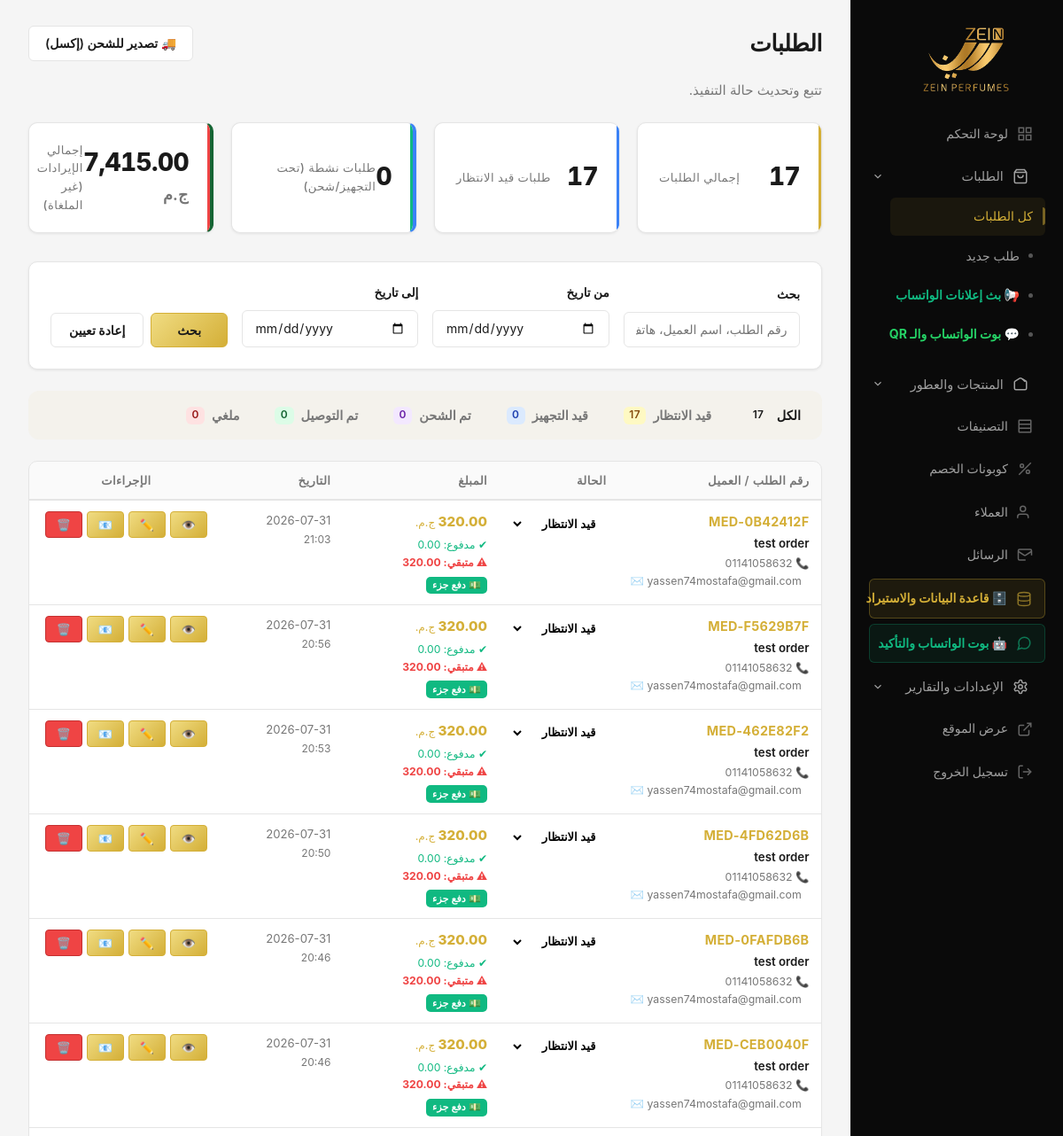
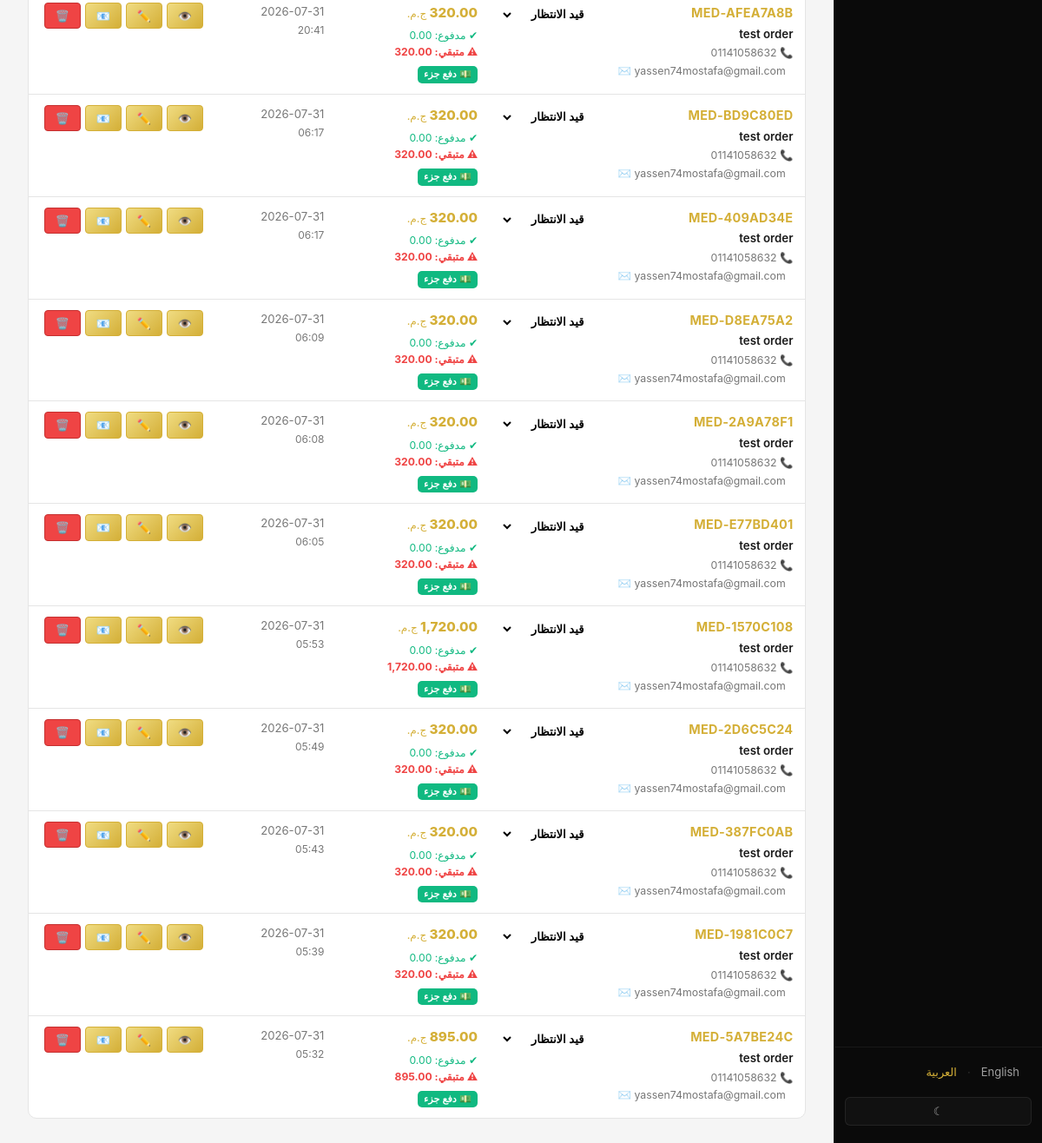
Page /admin/orders.php (signed in) on the committed database (2 pictures, top to bottom).
### tables this page shows
CREATE TABLE `orders` (
  `id` int(10) UNSIGNED NOT NULL,
  `order_number` varchar(32) NOT NULL,
  `status` enum('pending','processing','shipped','delivered','cancelled') NOT NULL DEFAULT 'pending',
  `delivered_at` datetime DEFAULT NULL,
  `customer_name` varchar(255) NOT NULL,
  `customer_email` varchar(255) NOT NULL,
  `customer_phone` varchar(64) DEFAULT NULL,
  `shipping_address` text DEFAULT NULL,
  `city` varchar(128) DEFAULT NULL,
  `address_landmark` text DEFAULT NULL,
  `admin_notes` text DEFAULT NULL,
  `promo_code` varchar(64) DEFAULT NULL,
  `subtotal` decimal(10,2) NOT NULL,
  `discount_amount` decimal(10,2) DEFAULT NULL,
  `shipping_cost` decimal(10,2) NOT NULL DEFAULT 0.00,
  `total` decimal(10,2) NOT NULL DEFAULT 0.00,
  `created_at` datetime NOT NULL DEFAULT current_timestamp(),
  `updated_at` datetime NOT NULL DEFAULT current_timestamp() ON UPDATE current_timestamp(),
  `email_conf_sent` tinyint(1) DEFAULT 0,
  `paid_amount` decimal(10,2) NOT NULL DEFAULT 0.00,
  `waived_amount` decimal(10,2) NOT NULL DEFAULT 0.00,
  `payment_method` varchar(64) DEFAULT 'paymob',
  `payment_status` enum('pending','paid','failed') NOT NULL DEFAULT 'pending',
  `paymob_order_id` varchar(128) DEFAULT NULL,
  `paymob_transaction_id` varchar(128) DEFAULT NULL,
  `kashier_order_id` varchar(128) DEFAULT NULL,
  `kashier_transaction_id` varchar(128) DEFAULT NULL
);

### includes/locale.php (called while the page is built, shortened)
<?php
function current_lang(): string
{
    return $_SESSION['lang'] ?? 'ar';
}
function t(string $key, array $replace = []): string
{
    $lang = current_lang();
    $map = translation_map();
    $str = $map[$lang][$key] ?? $map['en'][$key] ?? $map['ar'][$key] ?? $key;
    return $str;
}

### includes/config.php (called while the page is built, shortened)
<?php
require_once __DIR__ . '/locale.php';
function esc(string $s): string
{
    return htmlspecialchars($s, ENT_QUOTES, 'UTF-8');
}

### includes/admin_bootstrap.php (called while the page is built, shortened)
<?php
require_once __DIR__ . '/config.php';
function admin_base_path(): string
{
    $script = $_SERVER['SCRIPT_NAME'] ?? '';
    $dir = str_replace('\\', '/', dirname($script));
    if (substr($dir, -6) === '/admin') {
        $base = dirname($dir);
    } else {
        $base = $dir;
    }
    return $base === '/' || $base === '\\' ? '' : rtrim($base, '/');
}
function admin_url(string $path = ''): string
{
    $path = ltrim($path, '/');
    $prefix = admin_base_path() !== '' ? admin_base_path() . '/admin/' : '/admin/';
    return $prefix . $path;
}
function admin_order_status_label(string $status): string
{
    $map = [
        'pending' => 'admin_status_pending',
        'processing' => 'admin_status_processing',
        'shipped' => 'admin_status_shipped',
        'delivered' => 'admin_status_delivered',
        'cancelled' => 'admin_status_cancelled',
    ];
    $key = $map[$status] ?? null;
    return $key !== null ? t($key) : $status;
}

### admin/orders.php (the view, shortened to what this page needs)
<?php
$pdo = medal_pdo();
$rows = [];
$filter = $_GET['status'] ?? '';
$startDate = $_GET['start_date'] ?? '';
$endDate = $_GET['end_date'] ?? '';
$search = $_GET['search'] ?? '';
$page = max(1, (int) ($_GET['page'] ?? 1));
$perPage = 20;
$statTotalOrders = 0;
$statPendingOrders = 0;
$statActiveOrders = 0;
$statTotalSales = 0.0;
$statusCounts = [
    'all' => 0,
    'pending' => 0,
    'processing' => 0,
    'shipped' => 0,
    'delivered' => 0,
    'cancelled' => 0
];
if ($pdo !== null) {
    try {
        $statTotalOrders = (int)$pdo->query("SELECT COUNT(*) FROM orders")->fetchColumn();
        $statPendingOrders = (int)$pdo->query("SELECT COUNT(*) FROM orders WHERE status = 'pending'")->fetchColumn();
        $statActiveOrders = (int)$pdo->query("SELECT COUNT(*) FROM orders WHERE status IN ('processing', 'shipped')")->fetchColumn();
        $statTotalSales = (float)$pdo->query("SELECT COALESCE(SUM(total), 0) FROM orders WHERE status != 'cancelled'")->fetchColumn();
        $statusCounts['all'] = $statTotalOrders;
        $counts = $pdo->query("SELECT status, COUNT(*) AS cnt FROM orders GROUP BY status")->fetchAll();
        foreach ($counts as $c) {
            if (isset($statusCounts[$c['status']])) {
                $statusCounts[$c['status']] = (int)$c['cnt'];
            }
        }
    } catch (Throwable $e) {
    }
    $sql = 'SELECT id, order_number, status, delivered_at, customer_name, customer_email, customer_phone, subtotal, total, paid_amount, waived_amount, created_at FROM orders WHERE 1=1';
    $params = [];
    $sql .= ' ORDER BY created_at DESC LIMIT ' . $perPage . ' OFFSET ' . (($page - 1) * $perPage);
    $st = $pdo->prepare($sql);
    $st->execute($params);
    $rows = $st->fetchAll();
}
require __DIR__ . '/_layout_start.php';
?>
<div class="admin-header-actions">
    <h1><?= esc(t('admin_orders')) ?></h1>
    <div class="admin-actions">
        <a href="orders_export.php?<?= http_build_query($_GET) ?>" class="admin-btn admin-btn--secondary" title="تصدير قائمة الشحن للطلبات الحالية بناء على الفلترة النشطة">
            🚚 تصدير للشحن (إكسل)
        </a>
    </div>
</div>
<p class="admin-lead"><?= esc(t('admin_orders_lead')) ?></p>
<div class="admin-stats" style="margin-bottom: 2rem;">
    <div class="admin-stat">
        <strong><?= $statTotalOrders ?></strong>
        <span>إجمالي الطلبات</span>
    </div>
    <div class="admin-stat" style="border-inline-start: 4px solid var(--admin-nav-link-hover);">
        <strong><?= $statPendingOrders ?></strong>
        <span>طلبات قيد الانتظار</span>
    </div>
    <div class="admin-stat" style="border-inline-start: 4px solid #3b82f6;">
        <strong><?= $statActiveOrders ?></strong>
        <span>طلبات نشطة (تحت التجهيز/شحن)</span>
    </div>
    <div class="admin-stat" style="border-inline-start: 4px solid #166534;">
        <strong><?= number_format($statTotalSales, 2) ?> <span style="font-size:1.1rem; font-weight:700;">ج.م</span></strong>
        <span>إجمالي الإيرادات (غير الملغاة)</span>
    </div>
</div>
<div class="admin-card" style="margin-bottom:1.5rem; padding: 1.5rem;">
    <form method="GET" class="admin-form" style="display:flex; gap:1rem; align-items:flex-end; flex-wrap:wrap; margin:0;">
        <div style="flex: 1; min-width: 150px;">
            <label for="search" style="margin: 0 0 0.5rem; font-size: 0.85rem;">بحث</label>
            <input type="text" id="search" name="search" value="<?= esc($search) ?>" placeholder="رقم الطلب، اسم العميل، هاتف، بريد..." class="admin-input" style="padding:.55rem .85rem; width:100%;">
        </div>
        <div style="flex: 1; min-width: 150px;">
            <label for="start_date" style="margin: 0 0 0.5rem; font-size: 0.85rem;">من تاريخ</label>
            <input type="date" id="start_date" name="start_date" value="<?= esc($startDate) ?>" class="admin-input" style="padding:.55rem .85rem;">
        </div>
        <div style="flex: 1; min-width: 150px;">
            <label for="end_date" style="margin: 0 0 0.5rem; font-size: 0.85rem;">إلى تاريخ</label>
            <input type="date" id="end_date" name="end_date" value="<?= esc($endDate) ?>" class="admin-input" style="padding:.55rem .85rem;">
        </div>
        <div style="display: flex; gap: .5rem; min-width: 200px;">
            <button type="submit" class="admin-btn admin-btn--primary" style="padding:.55rem 1.25rem; flex: 1;">بحث</button>
            <a href="<?= esc(admin_url('orders.php')) ?>" class="admin-btn admin-btn--secondary" style="padding:.55rem 1.25rem; flex: 1; text-align:center;">إعادة تعيين</a>
        </div>
    </form>
</div>
<div class="status-tabs" style="display:flex; gap:.5rem; margin-bottom:1.5rem; flex-wrap:wrap; background:rgba(212,175,55,0.05); padding:.5rem; border-radius:12px; border:1px solid var(--admin-card-border);">
    <?php
    $tabStatuses = [
        '' => ['label' => 'الكل', 'count' => $statusCounts['all'], 'class' => ''],
        'pending' => ['label' => 'قيد الانتظار', 'count' => $statusCounts['pending'], 'class' => 'admin-badge--pending'],
        'processing' => ['label' => 'قيد التجهيز', 'count' => $statusCounts['processing'], 'class' => 'admin-badge--processing'],
        'shipped' => ['label' => 'تم الشحن', 'count' => $statusCounts['shipped'], 'class' => 'admin-badge--shipped'],
        'delivered' => ['label' => 'تم التوصيل', 'count' => $statusCounts['delivered'], 'class' => 'admin-badge--delivered'],
        'cancelled' => ['label' => 'ملغي', 'count' => $statusCounts['cancelled'], 'class' => 'admin-badge--cancelled']
    ];
    foreach ($tabStatuses as $statusVal => $info):
        $isActive = ($filter === $statusVal);
        $urlParams = $_GET;
        $urlParams['status'] = $statusVal;
        $url = admin_url('orders.php?') . http_build_query($urlParams);
        $badgeClass = $info['class'];
        $tabStyle = "text-decoration:none; padding:.5rem 1rem; border-radius:8px; font-weight:700; font-size:.9rem; display:flex; align-items:center; gap:.5rem; transition:all .2s;";
        if ($isActive) {
            $tabStyle .= "background:var(--admin-btn-bg); color:var(--admin-btn-text); box-shadow:var(--admin-shadow-sm);";
        } else {
            $tabStyle .= "color:var(--admin-text-muted); background:var(--admin-card-bg); border:1px solid var(--admin-card-border);";
        }
    ?>
        <a href="<?= esc($url) ?>" style="<?= $tabStyle ?>">
            <span><?= esc($info['label']) ?></span>
            <span class="admin-badge <?= $badgeClass ?>" style="padding:.1rem .4rem; font-size:.75rem; border-radius:6px; min-width:20px; text-align:center;">
                <?= $info['count'] ?>
            </span>
        </a>
    <?php endforeach; ?>
</div>
<?php if ($pdo === null): ?>
    <div class="admin-error"><?= esc(t('admin_db_short')) ?></div>
<?php elseif ($rows === []): ?>
    <p class="admin-muted"><?= esc(t('admin_no_orders')) ?></p>
<?php else: ?>
    <div class="admin-table-wrap">
        <table class="admin-table" style="font-size:0.88rem;">
            <thead>
                <tr>
                    <th style="min-width:180px;">رقم الطلب / العميل</th>
                    <th style="min-width:100px;">الحالة</th>
                    <th style="min-width:170px;">المبلغ</th>
                    <th style="min-width:130px;">التاريخ</th>
                    <th style="min-width:150px; text-align:center;">الإجراءات</th>
                </tr>
            </thead>
            <tbody>
                <?php foreach ($rows as $r):
                    $total = (float) $r['total'];
                    $paid = (float)($r['paid_amount'] ?? 0.0);
                    $waived = (float)($r['waived_amount'] ?? 0.0);
                    $remaining = max(0.0, $total - $paid - $waived);
                    $isDelivered = $r['status'] === 'delivered';
                    $isCancelled = $r['status'] === 'cancelled';
                ?>
                    <tr class="<?= $isDelivered ? 'row-delivered' : ($isCancelled ? 'row-cancelled' : '') ?>">
                        <td>
                            <a href="<?= esc(admin_url('order_view.php?id=' . (int)$r['id'])) ?>" style="font-weight:700; font-size:0.9rem; color:var(--admin-gold); letter-spacing:.02em;">
                                <?= esc((string)$r['order_number']) ?>
                            </a>
                            <div style="font-weight:600; color:var(--admin-heading); margin-top:0.15rem; font-size:0.83rem;">
                                <?= esc((string)$r['customer_name']) ?>
                            </div>
                            <?php if (!empty($r['customer_phone'])): ?>
                                <div style="font-size:0.77rem; color:var(--admin-text-muted); margin-top:0.1rem;">📞 <?= esc((string)$r['customer_phone']) ?></div>
                            <?php endif; ?>
                            <div style="font-size:0.77rem; color:var(--admin-text-muted); margin-top:0.05rem; direction:ltr;">✉️ <?= esc((string)$r['customer_email']) ?></div>
                        </td>
                        <td>
                            <select class="inline-status" data-order-id="<?= (int)$r['id'] ?>" style="padding:.35rem .5rem; border-radius:8px; border:1px solid var(--admin-input-border); font-size:.82rem; font-weight:700; background:var(--admin-card-bg); cursor:pointer; width:100%; max-width:130px;">
                                <?php foreach (['pending','processing','shipped','delivered','cancelled'] as $s): ?>
                                    <option value="<?= $s ?>"<?= $r['status'] === $s ? ' selected' : '' ?>><?= esc(admin_order_status_label($s)) ?></option>
                                <?php endforeach; ?>
                            </select>
                        </td>
                        <td>
                            <div style="font-weight:800; font-size:0.95rem; color:var(--admin-gold);"><?= number_format($total, 2) ?> <span style="font-size:0.75rem; font-weight:500;"><?= esc(t('currency')) ?></span></div>
                            <div style="font-size:0.76rem; margin-top:0.25rem; line-height:1.6;">
                                <span style="color:#10b981;">✔ مدفوع: <?= number_format($paid, 2) ?></span><br>
                                <span style="color:<?= $remaining > 0 ? '#ef4444' : '#10b981' ?>; font-weight:700;"><?= $remaining > 0 ? '⚠ متبقي: ' . number_format($remaining, 2) : '✅ مسدّد بالكامل' ?></span>
                            </div>
                            <?php if ($remaining > 0): ?>
                                <div style="margin-top:0.4rem; display:flex; gap:0.25rem; flex-wrap:wrap;">
                                    <button type="button" onclick="quickPayOrder(<?= (int)$r['id'] ?>, <?= $remaining ?>)" style="background:#10b981; color:#fff; border:none; border-radius:5px; padding:0.2rem 0.45rem; font-size:0.7rem; font-weight:700; cursor:pointer;">💵 دفع جزء</button>
                                </div>
                            <?php endif; ?>
                        </td>
                        <td style="font-size:0.82rem; white-space:nowrap; color:var(--admin-text-muted);">
                            <?= date('Y-m-d', strtotime($r['created_at'])) ?><br>
                            <span style="font-size:0.75rem;"><?= date('H:i', strtotime($r['created_at'])) ?></span>
                        </td>
                        <td style="text-align:center;">
                            <div style="display:flex; gap:0.3rem; justify-content:center; flex-wrap:wrap;">
                                <a href="<?= esc(admin_url('order_view.php?id=' . (int)$r['id'])) ?>" class="admin-btn admin-btn--sm" title="عرض">👁️</a>
                                <a href="<?= esc(admin_url('order_management.php?id=' . (int)$r['id'])) ?>" class="admin-btn admin-btn--sm" title="تعديل">✏️</a>
                                <form method="POST" action="<?= esc(admin_url('send_order_email.php')) ?>" style="display:inline; margin:0;">
                                    <button type="submit" class="admin-btn admin-btn--sm" style="background:linear-gradient(135deg,#f0dc82,#d4af37); color:#1a1508;" title="إرسال إيميل">📧</button>
                                </form>
                                <form method="POST" action="" style="display:inline; margin:0;" onsubmit="return confirm('تحذير! سيتم حذف الطلب وجميع بنوده نهائياً. هل أنت متأكد؟');">
                                    <button type="submit" class="admin-btn admin-btn--sm" style="background:#ef4444; color:#fff; border-color:#c53030;" title="حذف الطلب نهائياً">🗑️</button>
                                </form>
                            </div>
                        </td>
                    </tr>
                <?php endforeach; ?>
            </tbody>
        </table>
</div>
<?php endif; ?>
<?php require __DIR__ . '/_layout_end.php'; ?>

### admin/orders.php (style rules this page uses)
.admin-table td { vertical-align: top; padding: 0.75rem 0.85rem; }
.admin-table thead th { padding: 0.65rem 0.85rem; font-size: 0.82rem; letter-spacing: .03em; }

### rows in the picture
orders: order_number "MED-0B42412F", customer_name "test order", customer_phone "01141058632", customer_email "yassen74mostafa@gmail.com", paid_amount "0.00", total "320.00", created_at "2026-07-31", created_at "21:03"
orders: order_number "MED-F5629B7F", customer_name "test order", customer_phone "01141058632", customer_email "yassen74mostafa@gmail.com", paid_amount "0.00", total "320.00", created_at "2026-07-31", created_at "20:56"
orders: order_number "MED-462E82F2", customer_name "test order", customer_phone "01141058632", customer_email "yassen74mostafa@gmail.com", paid_amount "0.00", total "320.00", created_at "2026-07-31", created_at "20:53"
orders: order_number "MED-4FD62D6B", customer_name "test order", customer_phone "01141058632", customer_email "yassen74mostafa@gmail.com", paid_amount "0.00", total "320.00", created_at "2026-07-31", created_at "20:50"
orders: order_number "MED-0FAFDB6B", customer_name "test order", customer_phone "01141058632", customer_email "yassen74mostafa@gmail.com", paid_amount "0.00", total "320.00", created_at "2026-07-31", created_at "20:46"
orders: order_number "MED-CEB0040F", customer_name "test order", customer_phone "01141058632", customer_email "yassen74mostafa@gmail.com", paid_amount "0.00", total "320.00", created_at "2026-07-31", created_at "20:46"
orders: order_number "MED-AFEA7A8B", customer_name "test order", customer_phone "01141058632", customer_email "yassen74mostafa@gmail.com", paid_amount "0.00", total "320.00", created_at "2026-07-31", created_at "20:41"
orders: order_number "MED-BD9C80ED", customer_name "test order", customer_phone "01141058632", customer_email "yassen74mostafa@gmail.com", paid_amount "0.00", total "320.00", created_at "2026-07-31", created_at "06:17"
orders: order_number "MED-409AD34E", customer_name "test order", customer_phone "01141058632", customer_email "yassen74mostafa@gmail.com", paid_amount "0.00", total "320.00", created_at "2026-07-31", created_at "06:17"
orders: order_number "MED-D8EA75A2", customer_name "test order", customer_phone "01141058632", customer_email "yassen74mostafa@gmail.com", paid_amount "0.00", total "320.00", created_at "2026-07-31", created_at "06:09"
orders: order_number "MED-2A9A78F1", customer_name "test order", customer_phone "01141058632", customer_email "yassen74mostafa@gmail.com", paid_amount "0.00", total "320.00", created_at "2026-07-31", created_at "06:08"
orders: order_number "MED-E77BD401", customer_name "test order", customer_phone "01141058632", customer_email "yassen74mostafa@gmail.com", paid_amount "0.00", total "320.00", created_at "2026-07-31", created_at "06:05"
orders: order_number "MED-1570C108", customer_name "test order", customer_phone "01141058632", customer_email "yassen74mostafa@gmail.com", total "1,720.00", paid_amount "0.00", remaining "1,720.00", created_at "2026-07-31", created_at "05:53"
orders: order_number "MED-2D6C5C24", customer_name "test order", customer_phone "01141058632", customer_email "yassen74mostafa@gmail.com", paid_amount "0.00", total "320.00", created_at "2026-07-31", created_at "05:49"
orders: order_number "MED-387FC0AB", customer_name "test order", customer_phone "01141058632", customer_email "yassen74mostafa@gmail.com", paid_amount "0.00", total "320.00", created_at "2026-07-31", created_at "05:43"
orders: order_number "MED-1981C0C7", customer_name "test order", customer_phone "01141058632", customer_email "yassen74mostafa@gmail.com", paid_amount "0.00", total "320.00", created_at "2026-07-31", created_at "05:39"
orders: order_number "MED-5A7BE24C", customer_name "test order", customer_phone "01141058632", customer_email "yassen74mostafa@gmail.com", total "895.00", paid_amount "0.00", created_at "2026-07-31", created_at "05:32"

### other values in the picture
t('admin_nav_dashboard') "لوحة التحكم"
t('admin_nav_categories') "التصنيفات"
t('admin_nav_promo_codes') "كوبونات الخصم"
t('admin_nav_messages') "الرسائل"
t('admin_nav_view_site') "عرض الموقع"
t('admin_nav_logout') "تسجيل الخروج"
t('lang_en') "English"
t('lang_ar') "العربية"
t('admin_orders') "الطلبات"
t('admin_orders_lead') "تتبع وتحديث حالة التنفيذ."
$statTotalOrders "17"
$statPendingOrders "17"
$statActiveOrders "0"
$statTotalSales "7,415.00"
$info['label'] "الكل"
